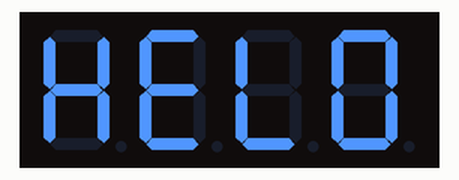
The program below on a simulated Raspberry Pi (BCM pin numbers). Shown: 4-digit seven-segment display.

Above: at 0.1 s.
At 5.04 s:
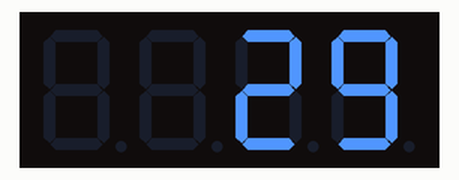
At 9.98 s:
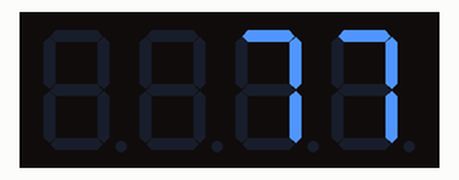
At 19.96 s:
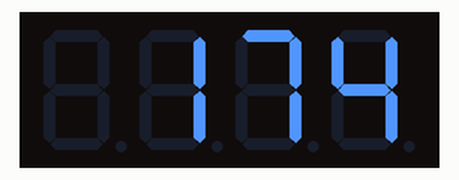
At 29.93 s:
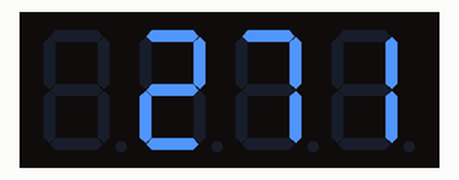
At 39.93 s:
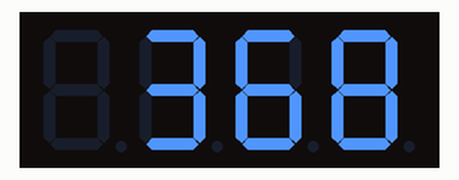

The program:

example.py
```python
# Raspberry Pi Python example using the tm1637 library to show a short text message and then count up from 0 to 9999 on the display.
#
# Buy this module: https://shillehtek.com/products/4-bits-tm1637-red-led-display-module-clock
# Full manual: https://shillehtek.com/blogs/shillehtek-product-manuals/4-bits-tm1637-red-led-display-module-clock-manual
# More examples: https://github.com/shillehbean/shillehtek-examples
#

#!/usr/bin/env python3
# TM1637 4-Digit Display - Raspberry Pi Example
# pip install raspberrypi-tm1637

import tm1637
import time

display = tm1637.TM1637(clk=17, dio=27)
display.brightness(4)

# Show "HELO" message
display.show("HELO")
time.sleep(2)

# Count up forever
try:
    for i in range(10000):
        display.number(i)
        time.sleep(0.1)
except KeyboardInterrupt:
    display.show("    ")  # blank
    print("Stopped")
```
